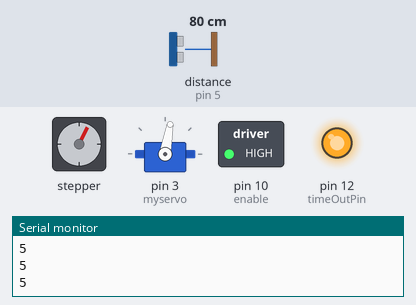
A sketch run on a simulated Arduino Uno, built with avr-gcc and run on an emulated ATmega328P. Parts: stepper motor, servo, switched loads named in the sketch (green lamp = pin HIGH), output pins drawn as LEDs (lit = HIGH), the last lines printed to the serial monitor. Wiring (inferred from the names in the program): ultrasonic range finder: trigger pin 4; echo pin 5; stepper motor (200 steps per turn assumed): coils pin 6, pin 8, pin 7, pin 9. Inputs (shaded band) come from the test bench; at power-on: distance to the obstacle (sensor on pin 5) 80 cm. The echo pulse lasts 58.3 µs per cm; pins used as bus, display or sensor lines are not drawn.

Above: at 0.65 s.
1.3 s: distance to the obstacle (sensor on pin 5) set to 38 cm
4.3 s: distance to the obstacle (sensor on pin 5) set to 33 cm
At 4.7 s:
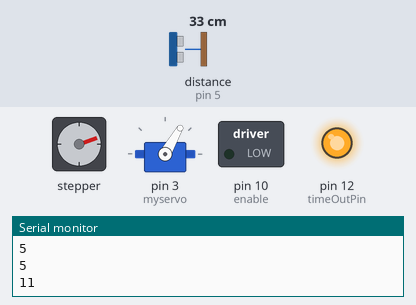
At 5.5 s:
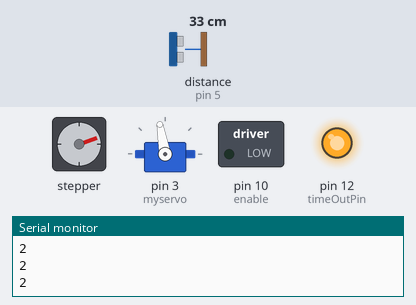
6.3 s: distance to the obstacle (sensor on pin 5) set to 18 cm
7.8 s: distance to the obstacle (sensor on pin 5) set to 13 cm
At 11.3 s:
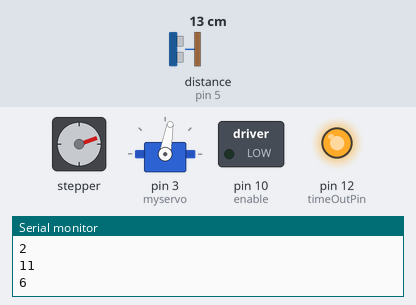
Timing chart, 0 to 11.8 s (numbered marks = the images above; inputs shaded):
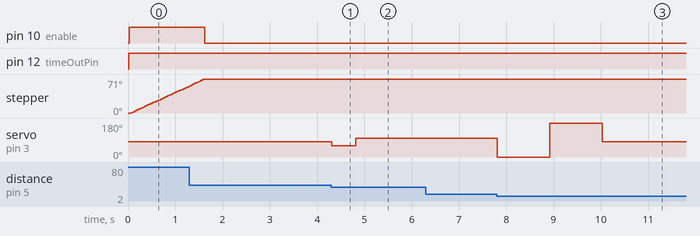

Measured:
- the behaviour switches between 36 and 35 cm on distance to the obstacle (sensor on pin 5) (found by bisection; images 0 and 1)
- the behaviour switches between 16 and 15 cm on distance to the obstacle (sensor on pin 5) (found by bisection; images 2 and 3)
- after the input at 4.3 s, servo on pin 3 (myservo): 80° → 60° at once, → 100° 0.51 s later
- after the input at 7.8 s, servo on pin 3 (myservo): 100° → 0° at once, → 180° 1.1 s later, → 80° 1.1 s later

The sketch:

programmaNano.ino
```cpp
#include <Servo.h>

unsigned long previousMillis = 0;
bool stippenlijn = false;
bool boven= false;
bool beneden = true;
const long interval = 20;

bool validDistance = false;
long afstandwaarde = 0;
int count = 0;
int afstand = 0;

#define echoPin 5          // Echo Pin
#define trigPin 4          // Trigger Pin
#define timeOutPin 12       //De pin om de sensor aan en uit te doen

int coila1 = 6;
int coila2 = 7;
int coilb1 = 8;
int coilb2 = 9;
int enable = 10;

int draainaarbeneden = 0;
int middenpuntpositie = 0;
int draainaarboven =0;
int positie = 0;

int maximumRange = 200;                   // Maximum range needed
int minimumRange = 0;                     // Minimum range needed

int rechtseAfstand  = -1;
int linkseAfstand = -1;
bool schuinKijken = false;

bool rechtsDraaien = false;


Servo myservo;

void setup(){
  myservo.attach(3);  // attaches the servo on pin 11 to the servo object
  Serial.begin(9600);


  pinMode(trigPin, OUTPUT);
  pinMode(echoPin, INPUT);
  pinMode(timeOutPin, OUTPUT);
  pinMode(coila1, OUTPUT);
  pinMode(coila2, OUTPUT);
  pinMode(coilb1, OUTPUT);
  pinMode(coilb2, OUTPUT);
  pinMode(enable, OUTPUT);
  myservo.write(80);
}

void loop(){

  unsigned long currentMillis = millis();


  if(beneden){
    draainaarbeneden = 10 - middenpuntpositie;    // zorgt ervoor dat de pen naar beneden gaat
    beneden=false;
  }

  if(stippenlijn && !beneden){                      // zorgt ervoor dat er een stippelijn patroon getekend wordt
    if(middenpuntpositie<=0){
       draainaarbeneden = 10 - middenpuntpositie;
    }
    if(middenpuntpositie>=10){
      draainaarboven = middenpuntpositie;
    }
  }


     if (currentMillis - previousMillis >= interval) {

         //automatischrijdenZigZag();           // functie om automatisch zig zag te rijden te rijden
         automatischrijden();                   // functie om automatisch te rijden


            if(draainaarboven>0){               // wordt gebruikt om de stappen motor naar boven te draaien
              digitalWrite(enable, HIGH);        // zorgt dat de H brug aan staat

              switch(positie){
                case 0:
                  a1Enb2();
                  positie++;
                  break;
                case 1:
                  b2();
                  positie++;
                  break;
                case 2:
                  b2Ena2();
                  positie++;
                  break;
                case 3:
                  a2();
                  positie++;
                  break;
                case 4:
                  a2Enb1();
                  positie++;
                  break;
                case 5:
                  b1();
                  positie++;
                  break;
                case 6:
                  b1Ena1();
                  positie++;
                  break;
                case 7:
                  a1();
                  positie = 0;
                  draainaarboven--;
                  middenpuntpositie--;
                  break;
              }

            }else if(draainaarbeneden>0){     // zorgt dat de stappen motor naar beneden gaat.
              digitalWrite(enable, HIGH);     // zorgt dat de H brug aan staat

              switch(positie){
                case 0:
                  a1();
                  positie ++;
                  break;
                case 1:
                  b1Ena1();
                  positie++;
                  break;
                case 2:
                  b1();
                  positie++;
                  break;
                case 3:
                  a2Enb1();
                  positie++;
                  break;
                case 4:
                  a2();
                  positie++;
                  break;
                case 5:
                  b2Ena2();
                  positie++;
                  break;
                case 6:
                  b2();
                  positie++;
                  break;
                case 7:
                  a1Enb2();
                  positie = 0;
                  draainaarbeneden--;
                  middenpuntpositie++;
                  break;
              }

            }
            else{
              digitalWrite(enable, LOW); // zet de H-brug terug uit
            }
        previousMillis = currentMillis;
    }


}


void automatischrijdenZigZag(){     // de zig zag code
  afstand = filterDistance();       // de afstand wordt gemeten
  if (afstand == 1){                // als er een object dicht in de buurt is

    Serial.println(11);             //Verstuurd stop
     if (rechtsDraaien == true) {   // als de wagen naar rechts moet draaien
      while(rechtseAfstand <1){     // als er rechts een object is, blijf dan naar rechts kijken
        rechtseAfstand = RechtsKijken90();    //// zorgt dat de sensor naar rechts kijkt
      }
      if(rechtseAfstand >1){            // als er rechts geen object meer is
         Serial.println(3);             // Verstuurd om rechts te draaien

          schuinKijken = false;
          myservo.write(80);            // zet servo terug in het midden
          afstand=0;
         delay(4000);                   // wacht dat de wagen gedraaid
         beneden = true;
         stippenlijn = false;           // geen stippenlijn meer tekenen maar een lijn
         rechtsDraaien = false;
        }
      }
      else if(rechtsDraaien == false){    // als de wagen naar links moet draaien
       while(linkseAfstand <1){           // als er links nog een object is blijven kijken naar links
        linkseAfstand = LinksKijken90();   // kijkt naar links
       }
        if(linkseAfstand >1){           // als er links geen object meer is
          Serial.println(4);        // Verstuurd om links te draaien

          schuinKijken = false;
          myservo.write(80);      // zet servo terug in het midden
          afstand=0;
          delay(4000);
          stippenlijn = true ;      // zorgt dat er terug een stippellijn patroon wordt getekend
          beneden = false;
          rechtsDraaien = true;

        }
      }
          rechtseAfstand = -1;
          linkseAfstand = -1;


    }
    else if(afstand ==2){

        if (schuinKijken == false){ // als hij nog niet schuin kijkt
          Serial.println(11); //Verstuurd stop
          schuinKijken = true;

          rechtseAfstand = RechtsKijken20();        // kijkt naar een object schuint rechts
          linkseAfstand = LinksKijken20();           // kijkt naar een object schuint link

          if( rechtseAfstand <=2 &&  rechtseAfstand > 0|| linkseAfstand <= 2 &&  linkseAfstand > 0){
            if(rechtseAfstand < linkseAfstand){  // als het object rechts dicheter is dan links
              myservo.write(60);            // laat de servo kijken naar schuin rechts

            }

          }
          else{
            myservo.write(80);            // als er links of rechts geen dichte objecten zijn zet servo terug in het midden
          }
          rechtseAfstand = -1;
          linkseAfstand = -1;
        }
      Serial.println(2); //Verstuurd om traag te rijden
    }
    else if(afstand ==3) {

      Serial.println(5);//Verstuurd om snel te rijden
    }else{
       Serial.println(11); //verstuurd stop
    }

}
void automatischrijden(){
  afstand = filterDistance();
  if (afstand == 1){   // als er een object dicht in de buurt is

    Serial.println(11); //Verstuurd stop

      rechtseAfstand = RechtsKijken90(); // zorgt dat de sensor naar rechts kijkt
      delay(100);

      if(rechtseAfstand >1){  // als er rechts niets is draai naar rechts
         Serial.println(3); // Verstuurd om rechts te draaien
         myservo.write(80);
         delay(4000);
         schuinKijken = false;
         afstand=0;
        }else{
          linkseAfstand = LinksKijken90(); // kijkt naar links
          delay(100);
          if(linkseAfstand >1){   // als er links niets is draai naar links
            Serial.println(4); // Verstuurd om links te draaien
            myservo.write(80); // zet servo terug in het midden
            delay(4000);
            schuinKijken = false;
            afstand=0;

           }else{             // als er zowel links als rechts een object is draai 180 graden
               Serial.println(6); // Verstuurd om 180 graden te draaien
               myservo.write(80); // zet servo terug in het midden
               delay(5000);
               schuinKijken = false;
               afstand=0;

           }
        }

        rechtseAfstand = -1;
        linkseAfstand = -1;

    }
    else if(afstand ==2){ // code om schuin te kijken

        if (schuinKijken == false){
          Serial.println(11); //Verstuurd stop
          schuinKijken = true;

          rechtseAfstand = RechtsKijken20();
          linkseAfstand = LinksKijken20();

          if( rechtseAfstand <=2 &&  rechtseAfstand > 0|| linkseAfstand <= 2 &&  linkseAfstand > 0){
            if(rechtseAfstand < linkseAfstand){
              myservo.write(60);
            }
          }
          else{
            myservo.write(80);
          }
          rechtseAfstand = -1;
          linkseAfstand = -1;
        }
      Serial.println(2); //Verstuurd om traag te rijden
    }
    else if(afstand ==3) {

      Serial.println(5);//Verstuurd om snel te rijden
    }else{
       Serial.println(11); //verstuurd stop
    }
}

int RechtsKijken90() { // code om rechts te kijken

  myservo.write(0);
  delay(1000);
  return kijken();

}
int LinksKijken90() { // code om links te kijken
  myservo.write(180);
  delay(1000);
  return kijken();
}
int RechtsKijken20() {  // code om schuin rechts te kijken
  myservo.write(60);
  delay(500);
  return kijken();
}
int LinksKijken20() {// code om schuin links te kijken
  myservo.write(100);
  delay(500);
  return kijken();
}
int kijken(){ // code om de afstand van de sensor te weten en de waardes te filteren
  int tempafstand = 0;
  while(tempafstand == 0){
    tempafstand = filterDistance();
    delay(10);
  }
  return tempafstand;
}


long Distance(){ // meet de afstand van de sensor

  long duration, distance;                  // Duration used to calculate distance
  digitalWrite(timeOutPin, HIGH);
  digitalWrite(trigPin, LOW);
  delayMicroseconds(2);

  digitalWrite(trigPin, HIGH);
  delayMicroseconds(10);

  digitalWrite(trigPin, LOW);
  duration = pulseIn(echoPin, HIGH);

  //Calculate the distance (in cm) based on the speed of sound.
  distance = duration/58.2;

  if (distance >= maximumRange || distance <= minimumRange){
    /* Send a negative number to computer and Turn LED ON
    to indicate "out of range" */
    distance = 201;
    digitalWrite(timeOutPin, LOW);
  }

  return distance;
}

int filterDistance() { // functie die de afstand waardes filtert naar makkelijkere waardes.

  afstandwaarde = Distance();
  if(count <= 5 && afstandwaarde == 201 || afstandwaarde == 0) {
    count++;
    afstandwaarde = Distance(); //  haalt de afstand op
    return 0;
  }else{     // als de waarde niet vals is of 5 keer zijn max range heeft
     count = 0;
    if(afstandwaarde < 15 && afstandwaarde > 0){
       return 1;
    }
     else if(afstandwaarde < 35 && afstandwaarde > 0){
      return 2;
    }
    else{
      return 3;
    }
  }
}

 // codes om de H-brug van de stappen motor aan te sturen

void a1Enb2(){
    digitalWrite(coila1, HIGH);
    digitalWrite(coila2, LOW);
    digitalWrite(coilb1, LOW);
    digitalWrite(coilb2, HIGH);
}

void b2(){
    digitalWrite(coila1, LOW);
    digitalWrite(coila2, LOW);
    digitalWrite(coilb1, LOW);
    digitalWrite(coilb2, HIGH);
}
void b2Ena2(){
    digitalWrite(coila1, LOW);
    digitalWrite(coila2, HIGH);
    digitalWrite(coilb1, LOW);
    digitalWrite(coilb2, HIGH);
}
void a2(){
    digitalWrite(coila1, LOW);
    digitalWrite(coila2, HIGH);
    digitalWrite(coilb1, LOW);
    digitalWrite(coilb2, LOW);
}
void a2Enb1(){
    digitalWrite(coila1, LOW);
    digitalWrite(coila2, HIGH);
    digitalWrite(coilb1, HIGH);
    digitalWrite(coilb2, LOW);
}
void b1(){
    digitalWrite(coila1, LOW);
    digitalWrite(coila2, LOW);
    digitalWrite(coilb1, HIGH);
    digitalWrite(coilb2, LOW);
}
void b1Ena1(){
    digitalWrite(coila1, HIGH);
    digitalWrite(coila2, LOW);
    digitalWrite(coilb1, HIGH);
    digitalWrite(coilb2, LOW);
}
void a1(){
    digitalWrite(coila1, HIGH);
    digitalWrite(coila2, LOW);
    digitalWrite(coilb1, LOW);
    digitalWrite(coilb2, LOW);
}
```
